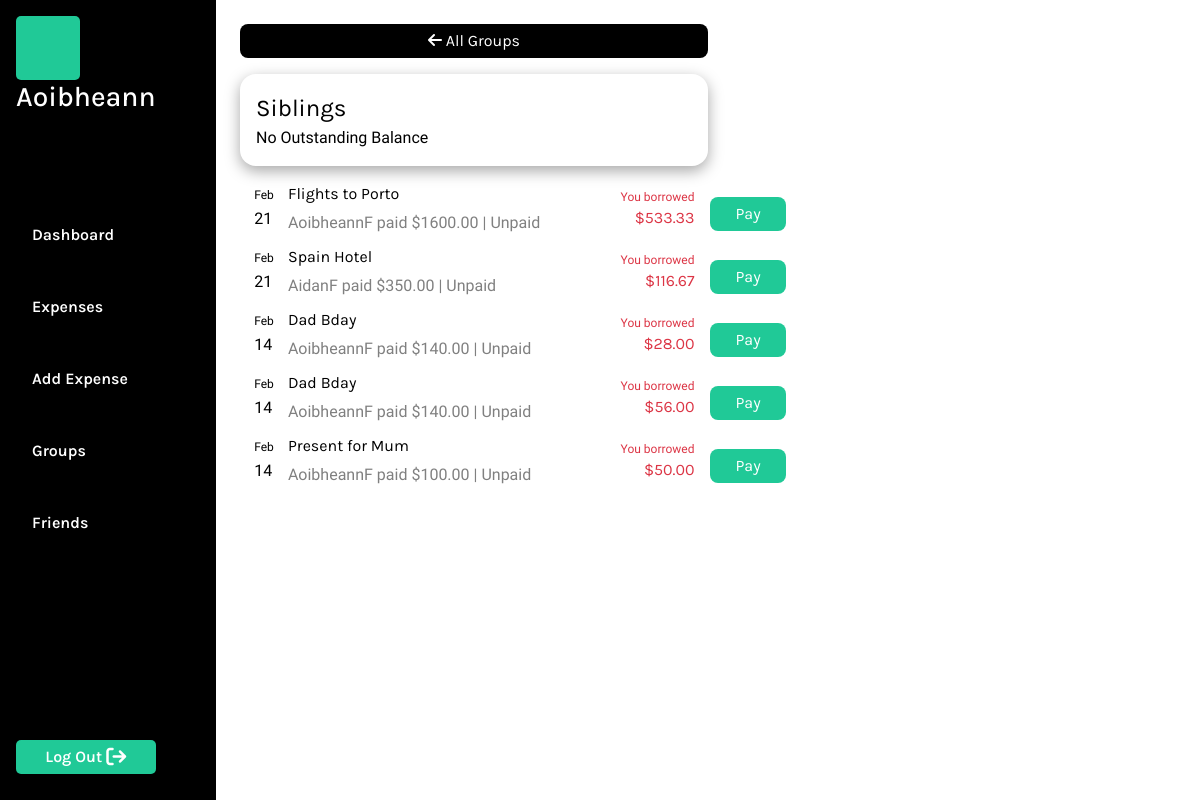
The page /groups/1 (signed in) on the database its author committed.
### MainApp/models.py (models this page shows, shortened)
class User(AbstractUser):
    pass

class PaymentGroup(models.Model):
    group_name = models.CharField(max_length=64)
    members = models.ManyToManyField('User', related_name='payment_groups', blank=True)

class Expense(models.Model):
    CURRENCY_CHOICES = [
        ('CAD', 'CAD - Canadian Dollar'),
        ('GBP', 'GBP - British Pound Sterling'),
        ('AUD', 'AUD - Australian Dollar'),
        ('EUR', 'EUR - Euro'),
        ('USD', 'USD - United States Dollar'),
    ]
    amount = models.DecimalField(max_digits=10, decimal_places=2)
    remaining_balance = models.DecimalField(max_digits=10, decimal_places=2, default=0.00)
    description = models.CharField(max_length=100)
    date_added = models.DateTimeField(auto_now_add=True)
    payment_group = models.ForeignKey(PaymentGroup, on_delete=models.CASCADE, related_name="expenses",  null=True, blank=True)
    created_by_user = models.ForeignKey(User, on_delete=models.CASCADE, related_name="created_expenses")
    currency = models.CharField(max_length=3, choices=CURRENCY_CHOICES)
    paid = models.BooleanField(default=False)

### MainApp/views.py (the view)
# urls.py: path('groups/<int:group_id>', views.individualGroup, name ="individual_group"),
@login_required
def individualGroup(request, group_id):
    user = request.user
    group_details = PaymentGroup.objects.get(id=group_id)
    members = PaymentGroup.objects.get(id=group_id).members.all()
    group_members = {}
    for member in members:
        owed_by_me = Owing.objects.filter(user=user, expense__created_by_user = member, expense__payment_group = group_details).aggregate(total_amount=Sum('remaining_balance'))['total_amount'] or 0
        owed_to_me = Owing.objects.filter(user=member, expense__created_by_user=request.user, expense__payment_group=group_details).aggregate(total_amount=Sum('remaining_balance'))['total_amount'] or 0
        group_members[member.username] = {
            'net_owed': owed_to_me - owed_by_me,
            'member_id': member.id,
        }
    group_expenses = PaymentGroup.objects.get(id=group_id).expenses.annotate(
    amount_lent=Case(
        When(
            created_by_user=user,  # If expense created by current user
            then=Sum(
                Case(
                    When(
                        sub_expenses__user=user,  # Exclude sub_expenses where user is current user
                        then=0
                    ),
                    default=F('sub_expenses__amount'),  # Sum the amounts of remaining sub_expenses
                    output_field=DecimalField()
                )
            )
        ),
        When(
            ~Q(created_by_user=user),  # If expense not created by current user
            then=F('sub_expenses__amount')  # Sum amounts from Owing objects where the user is the current user
        ),
        default=0,  # Default to 0
        output_field=DecimalField()
    )
).order_by('-date_added')
    owed_to_you = Owing.objects.filter(expense__created_by_user = user, expense__payment_group = group_details).aggregate(total_amount=Sum('remaining_balance'))['total_amount'] or 0
    owed_by_you = Owing.objects.filter(user = user, expense__payment_group = group_details).aggregate(total_amount=Sum('remaining_balance'))['total_amount'] or 0
    net_total = owed_to_you - owed_by_you
    return render(request, "MainApp/individualgroup.html", {
        "group_expenses": group_expenses,
        "group_details": group_details,
        "group_members": group_members,
        "user": user,
        "net_total": net_total,
    })

### MainApp/templates/MainApp/individualgroup.html (shortened to what this page needs)
{% extends "MainApp/layout.html" %}
{% block body %}
    <div class="section-container">
        <div id="individualExpenseContainer">
            <button class="backBtn"><i class="fa-solid fa-arrow-left" style="color: #ffffff;"></i><a href="{% url 'groups' %}"> All Groups</a></button>
            <div class="groupSummary">
                    <p class="group-title">{{ group_details.group_name }}</p>
                    {% if net_total < 0 %}
                        <p class="group-amount borrowed">You owe ${{ net_total|floatformat:2 }}</p>
                    {% elif net_total > 0 %}
                        <p class="group-amount lent">You're owed ${{ net_total|floatformat:2 }}</p>
                    {% else %}
                        <p>No Outstanding Balance</p>
                    {% endif %}
            </div>
            <div class="individualExpenseOwedByContainer">
                <div class="owed-by-list">
                {% for expense in group_expenses %}
                    <div style="display: flex; align-items: center;">
                        <li class="owing-item">
                            <div class="owing-item-part-1">
                                <div class="group-expense-date">
                                    <p class="expense-month">{{ expense.date_added|date:"M"  }}</p>
                                    <p class="expense-day">{{ expense.date_added|date:"d"  }}</p>
                                </div>
                                <div class="owing-summary">
                                    <a class="owing-header" href="{% url 'individual_expense' expense.id %}">
                                        {{ expense.description }}
                                    </a>
                                    <div class="owing-sub-header">
                                        <p>{{ expense.created_by_user }} paid ${{ expense.amount }} |  {% if expense.paid == False %} Unpaid {% else %} Paid {% endif %}</p>
                                    </div>
                                </div>
                            </div>
                            <div style="display: flex;">
                                <div style="display: grid; justify-items: end;">
                                    {% if expense.created_by_user == user %}
                                        <p style="text-align: right;" class="lent-borrowed-status lent">You lent</p>
                                        <p style="text-align: right;" class="owing-amount lent">${{ expense.amount_lent|floatformat:2 }}</p>
                                    {% else %}
                                        <div>
                                            <p style="text-align: right;" class="lent-borrowed-status borrowed">You borrowed</p>
                                            <p style="text-align: right;" class="owing-amount borrowed">${{ expense.amount_lent|floatformat:2 }}</p>
                                        </div>
                                    {% endif %}
                                </div>
                            </div>
                        </li>
                        <div style="padding-left: 1rem">
                            {% if expense.created_by_user != user and expense.paid == False %}
                                <button class="make-payment"><a href="{% url 'make_payment' expense.id %}">Pay</a></button>
                            {% endif %}
                        </div>
                    </div>
                {% endfor %}
                </div>
            </div>
        </div>
    </div>
{% endblock %}

### MainApp/templates/MainApp/layout.html (shortened to what this page needs)
{% load static %}
<!DOCTYPE html>
<html lang="en">
    <head>
        <link rel="stylesheet" href="https://cdn.jsdelivr.net/npm/bootstrap@4.3.1/dist/css/bootstrap.min.css">
        <link href="{% static 'MainApp/styles.css' %}" rel="stylesheet">
    </head>
    <body class="main">
        {% if user.is_authenticated %}
            <div id="nav-section">
                <div id="nav-container">
                    <div id="logged-in-status">
                        <div id="userProfileImg"></div>
                        {% if user.is_authenticated %}
                            <h3>{{ user.username }}</h3>
                        {% else %}
                            Not signed in.
                        {% endif %}
                    </div>
                    <ul id="nav">
                        {% if user.is_authenticated %}
                            <li class="nav-item">
                                <a class="nav-link" href="{% url 'index' %}">Dashboard</a>
                            </li>
                            <li class="nav-item">
                                <a class="nav-link" href="{% url 'expenses' %}">Expenses</a>
                            </li>
                            <li class="nav-item">
                                <a class="nav-link" href="{% url 'add_expense' %}">Add Expense</a>
                            </li>
                            <li class="nav-item">
                                <a class="nav-link" href="{% url 'groups' %}">Groups</a>
                            </li>
                            <li class="nav-item">
                                <a class="nav-link" href="{% url 'add_friend' %}">Friends</a>
                            </li>
                        {% endif %}
                    </ul>
                    <div id="logout">
                        {% if user.is_authenticated %}
                            <button class="logoutBtn">
                                <a class="logoutLink" href="{% url 'logout' %}">Log Out</a>
                                <i class="fa-solid fa-arrow-right-from-bracket fa-lg" style="color: #ffffff;"></i>
                            </button>
                        {% endif %}
                    </div>
                </div>
            </div>
        {% endif %}
        {% block body %}
        {% endblock %}
    </body>
</html>

### MainApp/static/MainApp/styles.css (style rules this page uses)
:root { --background-color: #5CDB95; --accent-color: black; --text-color: white; --secondary-color: #379683; --light-green: #8EE4AF; --background-grey: #F5F5F5; --dashboard-background: #F1F1F1; --btn-color: #20c997; --secondary-color: #379683; --light-green: #8EE4AF; --warning-color: #dc3545; --secondary-font: 'Inconsolata', monospace; --primary-font: 'Karla', sans-serif; --xbold: 900; --bold: 600; --light: 300; --xlarge: 72px; --large: 48px; --medium: 24px; --small: 16px; --xsmall: 12px; }
.main { padding: 0; margin: 0; background-color: var(--accent-color); font-family: var(--secondary-font); color: var(--accent-color); display: flex; justify-content: space-between; align-content: center; }
#nav-section { width: 18vw; display: grid; height: 100vh; }
#nav-container { display: grid; justify-content: start; align-items: start; color: var(--accent-color); font-family: var(--secondary-font); padding: 0; margin: 1rem; background-color: var(--accent-color); width: 18vw; }
#logged-in-status { color: var(--text-color); }
#logged-in-status h3 { margin: 0; padding: 0; font-family: var(--primary-font); }
#userProfileImg { height: 4rem; width: 4rem; background-color: #20c997; border-radius: 5px; }
#nav { background-color: var(--accent-color); list-style: none; display: grid; justify-content: start; align-content: center; padding: 0; margin: 0; background-color: var(--accent-color); }
.nav-item { padding: 1rem 0 1rem 0; margin: 0; }
.nav-link { text-decoration: none; color: var(--text-color); font-size: var(--small); font-weight: var(--bold); font-family: var(--primary-font); }
#logout { align-self: end; }
.logoutBtn { background-color: var(--btn-color); border: none; border-radius: 5px; padding: 5px 15px 5px 15px; margin: 10px 0 10px 0; width: 100%; }
.logoutLink { text-decoration: none; color: var(--text-color); font-size: var(--small); font-weight: var(--bold); font-family: var(--primary-font); }
.section-container { padding: 0; margin: 0; display: grid; background-color: var(--text-color); height: 100vh; width: 82vw; align-self: center; }
button { border: none; padding: 5px 10px 5px 10px; }
a { text-decoration: none; color: black; }
h1, h2, h3, h4, h5, h6, p { margin: 0; padding: 0; }
.owing-item { display: flex; width: 83.5%; align-items: center; justify-content: space-between; margin: 0 0 10px 0; }
.owing-item-part-1 { display: flex; align-items: center; }
.owing-summary { display: grid; }
.owing-header { font-family: var(--primary-font); text-decoration: none; margin: 0; padding: 0 0 5px 0; color: var(--accent-color); }
.owing-sub-header { display: grid; color: grey; }
.owing-sub-header p { padding: 0; margin: 0; }
.owing-amount { font-family: var(--primary-font); }
#individualExpenseContainer { padding: 1.5rem; }
.backBtn { border-radius: 8px; background-color: black; font-family: var(--primary-font); color: var(--text-color); width: 50%; }
.backBtn a { color: var(--text-color); }
.individualExpenseOwedByContainer { width: 60%; padding-right: 1rem; height: 60vh; overflow-y: auto; }
.make-payment { background-color: var(--btn-color); border-radius: 8px; padding: 5px 25px 5px 25px; }
.make-payment a { color: var(--text-color); font-family: var(--primary-font); }
.group-title { font-family: var(--primary-font); }
.group-expense-date { height: 3rem; width: 3rem; display: grid; justify-content: center; align-items: center; }
.groupSummary { width: 50%; border-radius: 1rem; padding: 1rem; margin: 1rem 0 1rem 0; display: grid; flex-direction: column; align-items: center; justify-content: start; color: black; box-shadow: rgba(0, 0, 0, 0.35) 0px 5px 15px; }
.group-title { font-size: var(--medium); }
.expense-month { font-size: var(--xsmall); }
.borrowed { color: var(--warning-color); }
.lent-borrowed-status { font-size: var(--xsmall); }

### rows shown on the page
User: username "Aoibheann"
PaymentGroup: group_name "Siblings"
Expense: date_added "Feb", date_added "21", description "Flights to Porto", created_by_user "AoibheannF", amount "1600.00", paid "Unpaid", amount_lent "533.33"
Expense: date_added "Feb", date_added "21", description "Spain Hotel", created_by_user "AidanF", amount "350.00", paid "Unpaid", amount_lent "116.67"
Expense: date_added "Feb", date_added "14", description "Dad Bday", created_by_user "AoibheannF", amount "140.00", paid "Unpaid", amount_lent "28.00", amount_lent "56.00"
Expense: date_added "Feb", date_added "14", description "Present for Mum", created_by_user "AoibheannF", amount "100.00", paid "Unpaid", amount_lent "50.00"
